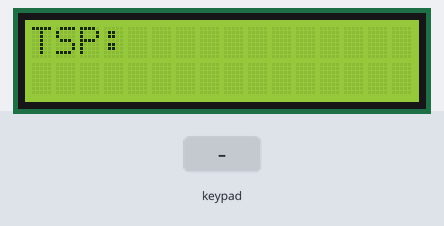
Bench run of a sketch on a simulated Arduino Uno, built with avr-gcc and run on an emulated ATmega328P. On the bench: 16×2 character LCD. The inputs (shaded band) are chosen by the test bench. What the sketch prints to the serial monitor is not drawn.

Above: at 1.2 s.
1.3 s: keypad keys 8 7 6 5 # pressed 0.4 s apart
4.8 s: key '*' pressed
6.3 s: key '1' pressed
7.8 s: keypad keys 4 3 2 pressed 0.4 s apart
Timing chart, 0 to 10.8 s (numbered marks = the images above; inputs shaded):
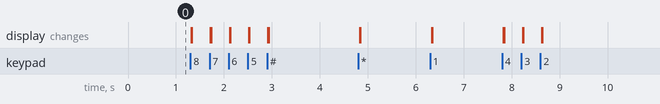

The sketch:

KEYPAD.ino
```cpp
#include <Keypad.h>
#include <Wire.h>
#include <LiquidCrystal_I2C.h>
LiquidCrystal_I2C lcd(0x27,16,2); //LCD 16x02, địa chỉ I2C là 0X27

const byte ROWS = 4; //four rows
const byte COLS = 3; //four columns
char SP1[2]={'0','1'};
char SP2[2]={'0','2'};
char SP3[2]={'0','3'};
char SP4[2]={'0','4'};
char SP5[2]={'0','5'};
char SP6[2]={'0','6'};
char SP7[2]={'0','7'};
char SP8[2]={'0','8'};
char SP9[2]={'0','9'};
char SP10[2]={'1','0'};
int i;
char key=00;

char keys[ROWS][COLS] = {
  {'1','2','3'},
  {'4','5','6'},
  {'7','8','9'},
  {'*','0','#'}
};

byte rowPins[ROWS] = {8, 7, 6, 5}; //connect to the row pinouts of the keypad
byte colPins[COLS] = {4, 3, 2}; //connect to the column pinouts of the keypad

//Create an object of keypad
Keypad keypad = Keypad( makeKeymap(keys), rowPins, colPins, ROWS, COLS );

void setup(){
  Serial.begin(9600);
  lcd.init(); //Khởi động LCD
  lcd.backlight(); //Bật đèn nền
  lcd.clear();

  lcd.setCursor(0,0); //Cột 0, hàng 0
  lcd.print("TSP:");
}

void loop(){
  char key = keypad.getKey();// Read the key

  // Nhập số sản phẩm
  for(i=0;i<2;i++){
    Serial.print("SSP: ");
    if(i==0){
      SP1[0] = key;
      lcd.setCursor(5,1);
      lcd.print(SP1[0]);
      Serial.println(SP1[0]);
    }
    if(i==1){
      SP1[1] = key;
      lcd.setCursor(6,1);
      lcd.print(SP1[1]);
      Serial.println(SP1[1]);
    }
}
}
//  if (key){
//    Serial.print("Key Pressed : ");
//    Serial.println(key);
```
